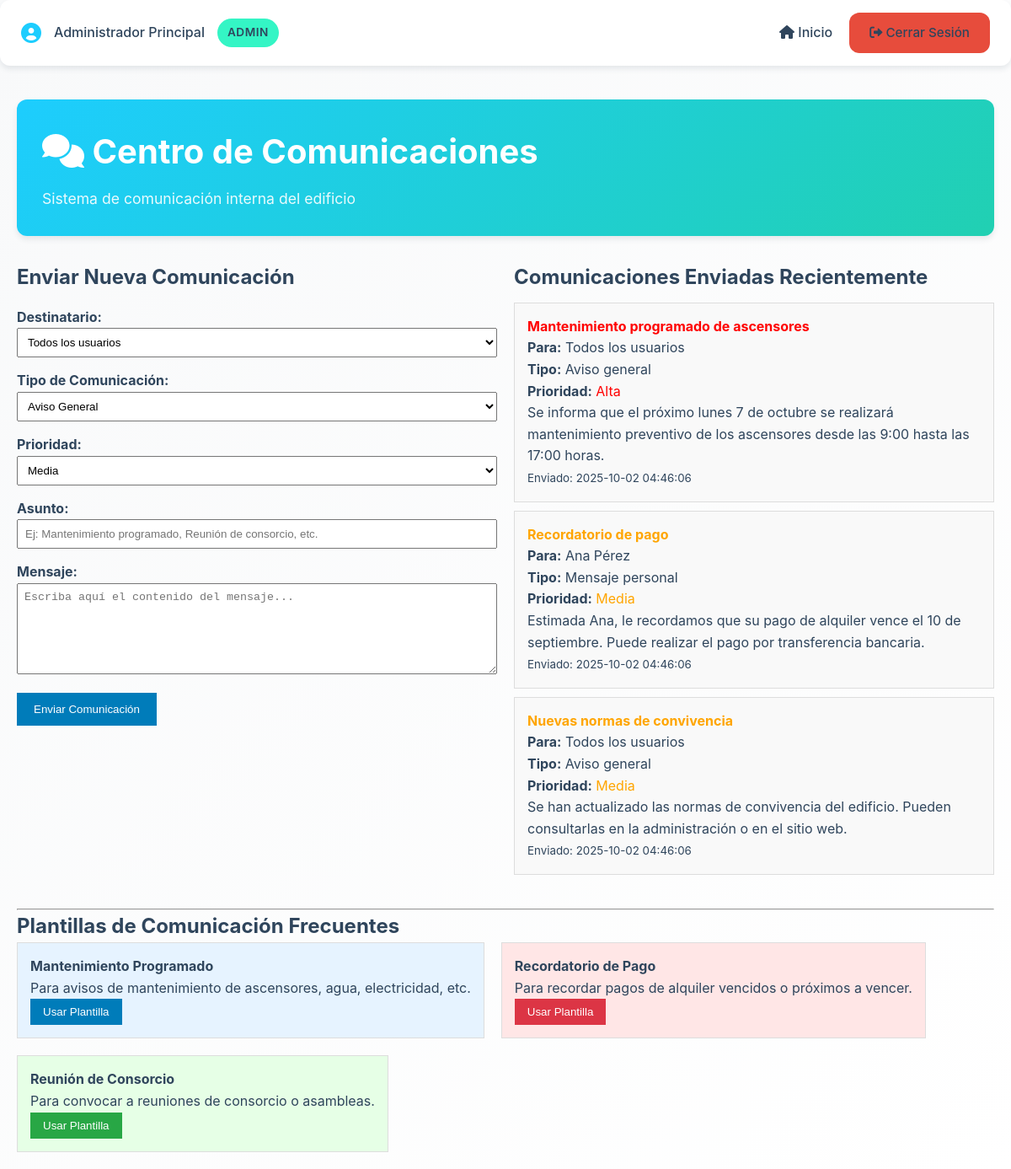
Screenshot of /views/admin/comunicacion.php (signed in) with the database file from the repository.
### tables this page shows
CREATE TABLE `comunicacion` (
  `id` bigint(20) UNSIGNED NOT NULL AUTO_INCREMENT,
  `remitente_id` bigint(20) UNSIGNED NOT NULL,
  `destinatario_id` bigint(20) UNSIGNED DEFAULT NULL,
  `asunto` varchar(200) NOT NULL,
  `mensaje` text NOT NULL,
  `tipo` enum('aviso_general','mensaje_personal','notificacion') NOT NULL DEFAULT 'mensaje_personal',
  `prioridad` enum('baja','media','alta') NOT NULL DEFAULT 'media',
  `leido` tinyint(1) NOT NULL DEFAULT '0',
  `created_at` timestamp NULL DEFAULT NULL,
  `updated_at` timestamp NULL DEFAULT NULL,
  PRIMARY KEY (`id`),
  KEY `comunicacion_remitente_id_foreign` (`remitente_id`),
  KEY `comunicacion_destinatario_id_foreign` (`destinatario_id`),
  CONSTRAINT `comunicacion_remitente_id_foreign` FOREIGN KEY (`remitente_id`) REFERENCES `users` (`id`) ON DELETE CASCADE,
  CONSTRAINT `comunicacion_destinatario_id_foreign` FOREIGN KEY (`destinatario_id`) REFERENCES `users` (`id`) ON DELETE CASCADE
);

CREATE TABLE `users` (
  `id` bigint(20) UNSIGNED NOT NULL AUTO_INCREMENT,
  `name` varchar(255) NOT NULL,
  `email` varchar(255) NOT NULL,
  `email_verified_at` timestamp NULL DEFAULT NULL,
  `password` varchar(255) NOT NULL,
  `role` enum('admin','empleado','inquilino') NOT NULL DEFAULT 'inquilino',
  `remember_token` varchar(100) DEFAULT NULL,
  `created_at` timestamp NULL DEFAULT NULL,
  `updated_at` timestamp NULL DEFAULT NULL,
  PRIMARY KEY (`id`),
  UNIQUE KEY `users_email_unique` (`email`)
);

### views/admin/comunicacion.php (the view, shortened to what this page needs)
<?php
require_once '../../includes/header.php';
$database = new Database();
$db = $database->getConnection();
try {
    $query = "SELECT c.*, u.name as destinatario_nombre
              FROM comunicacion c
              LEFT JOIN users u ON c.destinatario_id = u.id
              WHERE c.remitente_id = :user_id
              ORDER BY c.created_at DESC LIMIT 10";
    $stmt = $db->prepare($query);
    $stmt->bindParam(':user_id', $_SESSION['user_id']);
    $stmt->execute();
    $comunicaciones_enviadas = $stmt->fetchAll(PDO::FETCH_ASSOC);
} catch (PDOException $e) {
    $message = '<div style="color: red;">Error al cargar datos: ' . $e->getMessage() . '</div>';
}
?>
<div class="page-header">
    <h1><i class="fas fa-comments"></i> Centro de Comunicaciones</h1>
    <p>Sistema de comunicación interna del edificio</p>
</div>
<div class="bento-grid" style="margin-bottom: 30px;">
        <div style="flex: 1; min-width: 400px;">
            <h2>Enviar Nueva Comunicación</h2>
            <form method="POST" action="">
                <div style="margin: 15px 0;">
                    <label for="destinatario_id"><strong>Destinatario:</strong></label><br>
                    <select id="destinatario_id" name="destinatario_id" required style="width: 100%; padding: 8px;">
                        <option value="todos">Todos los usuarios</option>
                    </select>
                </div>
                <div style="margin: 15px 0;">
                    <label for="tipo"><strong>Tipo de Comunicación:</strong></label><br>
                    <select id="tipo" name="tipo" required style="width: 100%; padding: 8px;">
                        <option value="aviso_general">Aviso General</option>
                    </select>
                </div>
                <div style="margin: 15px 0;">
                    <label for="prioridad"><strong>Prioridad:</strong></label><br>
                    <select id="prioridad" name="prioridad" required style="width: 100%; padding: 8px;">
                        <option value="media" selected>Media</option>
                    </select>
                </div>
                <div style="margin: 15px 0;">
                    <label for="asunto"><strong>Asunto:</strong></label><br>
                    <input type="text" id="asunto" name="asunto" required
                           style="width: 100%; padding: 8px;"
                           placeholder="Ej: Mantenimiento programado, Reunión de consorcio, etc.">
                </div>
                <div style="margin: 15px 0;">
                    <label for="mensaje"><strong>Mensaje:</strong></label><br>
                    <textarea id="mensaje" name="mensaje" rows="6" required
                              style="width: 100%; padding: 8px;"
                              placeholder="Escriba aquí el contenido del mensaje..."></textarea>
                </div>
                <button type="submit" name="enviar_comunicacion"
                        style="background: #007cba; color: white; padding: 12px 20px; border: none; cursor: pointer;">
                    Enviar Comunicación
                </button>
            </form>
        </div>
        <div style="flex: 1; min-width: 400px;">
            <h2>Comunicaciones Enviadas Recientemente</h2>
            <?php if (!empty($comunicaciones_enviadas)): ?>
                <?php foreach ($comunicaciones_enviadas as $comunicacion): ?>
                    <div style="border: 1px solid #ddd; padding: 15px; margin: 10px 0; background: #f9f9f9;">
                        <h4 style="margin-top: 0; color: <?php
                            echo $comunicacion['prioridad'] == 'alta' ? 'red' :
                                ($comunicacion['prioridad'] == 'media' ? 'orange' : 'green');
                        ?>;">
                            <?php echo htmlspecialchars($comunicacion['asunto']); ?>
                        </h4>
                        <p><strong>Para:</strong>
                            <?php echo $comunicacion['destinatario_nombre'] ? htmlspecialchars($comunicacion['destinatario_nombre']) : 'Todos los usuarios'; ?>
                        </p>
                        <p><strong>Tipo:</strong> <?php echo str_replace('_', ' ', ucfirst($comunicacion['tipo'])); ?></p>
                        <p><strong>Prioridad:</strong>
                            <span style="color: <?php
                                echo $comunicacion['prioridad'] == 'alta' ? 'red' :
                                    ($comunicacion['prioridad'] == 'media' ? 'orange' : 'green');
                            ?>;">
                                <?php echo ucfirst($comunicacion['prioridad']); ?>
                            </span>
                        </p>
                        <p><?php echo htmlspecialchars(substr($comunicacion['mensaje'], 0, 150)); ?><?php echo strlen($comunicacion['mensaje']) > 150 ? '...' : ''; ?></p>
                        <small>Enviado: <?php echo $comunicacion['created_at']; ?></small>
                    </div>
                <?php endforeach; ?>
            <?php else: ?>
                <p>No hay comunicaciones enviadas.</p>
            <?php endif; ?>
        </div>
    </div>
    <hr>
    <h2>Plantillas de Comunicación Frecuentes</h2>
    <div style="display: flex; gap: 20px; flex-wrap: wrap;">
        <div style="border: 1px solid #ddd; padding: 15px; min-width: 250px; background: #e6f3ff;">
            <h4>Mantenimiento Programado</h4>
            <p>Para avisos de mantenimiento de ascensores, agua, electricidad, etc.</p>
            <button onclick="llenarPlantilla('mantenimiento')" style="background: #007cba; color: white; padding: 8px 15px; border: none; cursor: pointer;">
                Usar Plantilla
            </button>
        </div>
        <div style="border: 1px solid #ddd; padding: 15px; min-width: 250px; background: #ffe6e6;">
            <h4>Recordatorio de Pago</h4>
            <p>Para recordar pagos de alquiler vencidos o próximos a vencer.</p>
            <button onclick="llenarPlantilla('pago')" style="background: #dc3545; color: white; padding: 8px 15px; border: none; cursor: pointer;">
                Usar Plantilla
            </button>
        </div>
        <div style="border: 1px solid #ddd; padding: 15px; min-width: 250px; background: #e6ffe6;">
            <h4>Reunión de Consorcio</h4>
            <p>Para convocar a reuniones de consorcio o asambleas.</p>
            <button onclick="llenarPlantilla('reunion')" style="background: #28a745; color: white; padding: 8px 15px; border: none; cursor: pointer;">
                Usar Plantilla
            </button>
        </div>
    </div>
</body>
</html>

### includes/header.php (shortened to what this page needs)
<?php
function getCSSPath() {
    $currentPath = $_SERVER['SCRIPT_NAME'];
    $levels = substr_count($currentPath, '/') - 2;
    $basePath = str_repeat('../', max(0, $levels));
    return $basePath . 'assets/css/style.css';
}
function getUserClass() {
    if (isset($_SESSION['role'])) {
        return 'user-' . $_SESSION['role'];
    }
    return 'user-guest';
}
?>
<!DOCTYPE html>
<html lang="es">
<head>
    <link rel="stylesheet" href="<?php echo getCSSPath(); ?>">
    <link href="https://cdnjs.cloudflare.com/ajax/libs/font-awesome/6.0.0/css/all.min.css" rel="stylesheet">
</head>
<body class="<?php echo getUserClass(); ?>"><?php if (isset($_SESSION['user_name'])): ?>
    <div class="top-nav">
        <div class="user-info">
            <i class="fas fa-user-circle" style="font-size: 1.5rem; color: var(--primary-blue);"></i>
            <span><?php echo htmlspecialchars($_SESSION['user_name']); ?></span>
            <span class="status-badge status-active"><?php echo ucfirst($_SESSION['role']); ?></span>
        </div>
        <div class="nav-links">
            <?php
            $dashboard_link = '';
            switch($_SESSION['role']) {
                case 'admin':
                    $dashboard_link = str_repeat('../', max(0, substr_count($_SERVER['SCRIPT_NAME'], '/') - 2)) . 'views/admin/dashboard.php';
                    break;
            }
            ?>
            <a href="<?php echo $dashboard_link; ?>"><i class="fas fa-home"></i> Inicio</a>
            <a href="<?php echo str_repeat('../', max(0, substr_count($_SERVER['SCRIPT_NAME'], '/') - 2)) . 'logout.php'; ?>" class="btn btn-danger">
                <i class="fas fa-sign-out-alt"></i> Cerrar Sesión
            </a>
        </div>
    </div>
<?php endif; ?>
<div class="container">

### assets/css/style.css (style rules this page uses)
:root { --primary-blue: #1DCDFE; --secondary-green: #21D0B2; --accent-mint: #34F5C5; --dark-blue: #2F455C; --white: #ffffff; --light-gray: #f8f9fa; --gray: #e9ecef; --dark-gray: #6c757d; --border-radius: 12px; --shadow: 0 4px 6px rgba(47, 69, 92, 0.1); --shadow-hover: 0 8px 25px rgba(47, 69, 92, 0.15); --transition: all 0.3s ease; }
* { margin: 0; padding: 0; box-sizing: border-box; }
body { font-family: -apple-system, BlinkMacSystemFont, 'Segoe UI', Roboto, 'Helvetica Neue', Arial, sans-serif; line-height: 1.6; color: var(--dark-blue); background: linear-gradient(135deg, var(--light-gray) 0%, #ffffff 100%); min-height: 100vh; }
.container { max-width: 1200px; margin: 0 auto; padding: 20px; }
.page-header { background: linear-gradient(135deg, var(--primary-blue) 0%, var(--secondary-green) 100%); color: white; padding: 30px; border-radius: var(--border-radius); margin-bottom: 30px; box-shadow: var(--shadow); }
.page-header h1 { font-size: 2.5rem; font-weight: 700; margin-bottom: 10px; }
.page-header p { font-size: 1.1rem; opacity: 0.9; }
.bento-grid { display: grid; grid-template-columns: repeat(auto-fit, minmax(300px, 1fr)); gap: 20px; margin-bottom: 30px; }
.btn { display: inline-block; padding: 12px 24px; border-radius: var(--border-radius); text-decoration: none; font-weight: 600; transition: var(--transition); border: none; cursor: pointer; font-size: 0.95rem; text-align: center; }
.btn-danger { background: #e74c3c; color: white; }
.top-nav { background: white; padding: 15px 25px; border-radius: var(--border-radius); margin-bottom: 20px; box-shadow: var(--shadow); display: flex; justify-content: space-between; align-items: center; }
.nav-links { display: flex; gap: 20px; align-items: center; }
.nav-links a { color: var(--dark-blue); text-decoration: none; font-weight: 500; transition: var(--transition); }
.user-info { display: flex; align-items: center; gap: 15px; color: var(--dark-blue); font-weight: 500; }
.status-badge { padding: 6px 12px; border-radius: 20px; font-size: 0.85rem; font-weight: 600; text-transform: uppercase; letter-spacing: 0.5px; }
.status-active { background-color: var(--accent-mint); color: var(--dark-blue); }

### rows the page displays
comunicacion: asunto "Mantenimiento programado de ascensores", shows "Todos los usuarios", tipo "Aviso general", prioridad "Alta", mensaje "Se informa que el próximo lunes 7 de octubre se realizará mantenimiento preventivo de los ascensores desde las 9:00 hasta las 17:00 horas.", created_at "2025-10-02 04:46:06"
comunicacion: asunto "Recordatorio de pago", destinatario.name "Ana Pérez", tipo "Mensaje personal", prioridad "Media", mensaje "Estimada Ana, le recordamos que su pago de alquiler vence el 10 de septiembre. Puede realizar el pago por transferencia bancaria.", created_at "2025-10-02 04:46:06"
comunicacion: asunto "Nuevas normas de convivencia", shows "Todos los usuarios", tipo "Aviso general", prioridad "Media", mensaje "Se han actualizado las normas de convivencia del edificio. Pueden consultarlas en la administración o en el sitio web.", created_at "2025-10-02 04:46:06"

### other values shown
$_SESSION['user_name'] "Administrador Principal"
$_SESSION['role'] "ADMIN"
